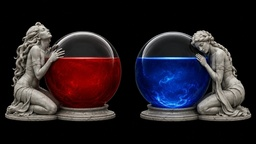
#> input picture src/assets/orbs/wizard/art.jpg, 256 x 144 px, shrunk from 1672 x 941 before the run
$ python build_player_sheet.py ../src/assets/orbs/wizard/art.jpg out.png
#> lines starting #> are read from the running program, lines starting #| are printed output that depends on the picture
#!/usr/bin/env python3
"""Convert a Codex-generated 4x4 chroma-key contact sheet into game frames."""

from __future__ import annotations

import argparse
from pathlib import Path
from statistics import median

from PIL import Image, ImageFilter


GRID_SIZE = 4
ALPHA_NOISE_FLOOR = 8
KEY_DOMINANCE_THRESHOLD = 16.0


def clamp_channel(value: float) -> int:
    return max(0, min(255, int(round(value))))


def smoothstep(value: float) -> float:
    value = max(0.0, min(1.0, value))
    return value * value * (3.0 - (2.0 * value))


def sample_border_key(image: Image.Image) -> tuple[int, int, int]:
    width, height = image.size
    pixels = image.load()
    band = max(1, min(width, height, 6))
    step = max(1, min(width, height) // 256)
    samples = []

    for x in range(0, width, step):
        for y in range(band):
            samples.append(pixels[x, y][:3])
            samples.append(pixels[x, height - 1 - y][:3])
    for y in range(0, height, step):
        for x in range(band):
            samples.append(pixels[x, y][:3])
            samples.append(pixels[width - 1 - x, y][:3])

    return tuple(
        int(round(median(sample[channel] for sample in samples)))
        for channel in range(3)
    )


def spill_channels(key: tuple[int, int, int]) -> list[int]:
    key_max = max(key)
    if key_max < 128:
        return []
    return [
        channel
        for channel, value in enumerate(key)
        if value >= key_max - 16 and value >= 128
    ]


def dominance_alpha(
    rgb: tuple[int, int, int],
    key: tuple[int, int, int],
) -> int:
    spill = spill_channels(key)
    if not spill:
        return 255
    non_spill = [channel for channel in range(3) if channel not in spill]
    key_strength = min(rgb[channel] for channel in spill)
    non_key_strength = max((rgb[channel] for channel in non_spill), default=0)
    dominance = key_strength - non_key_strength
    if dominance <= 0:
        return 255
    denominator = max(1.0, float(max(key)) - non_key_strength)
    return clamp_channel((1.0 - min(1.0, dominance / denominator)) * 255.0)


def is_key_coloured(
    rgb: tuple[int, int, int],
    key: tuple[int, int, int],
    distance: int,
) -> bool:
    if distance <= 32:
        return True
    spill = spill_channels(key)
    if not spill:
        return True
    non_spill = [channel for channel in range(3) if channel not in spill]
    key_strength = min(rgb[channel] for channel in spill)
    non_key_strength = max((rgb[channel] for channel in non_spill), default=0)
    return key_strength - non_key_strength >= KEY_DOMINANCE_THRESHOLD


def remove_chroma_key(image: Image.Image) -> Image.Image:
    rgba = image.convert("RGBA")
    pixels = rgba.load()
    key = sample_border_key(rgba)
    spill = spill_channels(key)
    non_spill = [channel for channel in range(3) if channel not in spill]

    for y in range(rgba.height):
        for x in range(rgba.width):
            red, green, blue, input_alpha = pixels[x, y]
            rgb = (red, green, blue)
            distance = max(abs(rgb[channel] - key[channel]) for channel in range(3))
            key_like = is_key_coloured(rgb, key, distance)

            if key_like:
                if distance <= 12:
                    matte_alpha = 0
                elif distance >= 220:
                    matte_alpha = 255
                else:
                    ratio = (distance - 12.0) / (220.0 - 12.0)
                    matte_alpha = clamp_channel(255.0 * smoothstep(ratio))
                output_alpha = min(matte_alpha, dominance_alpha(rgb, key))
            else:
                output_alpha = 255

            output_alpha = int(round(output_alpha * (input_alpha / 255.0)))
            if 0 < output_alpha <= ALPHA_NOISE_FLOOR:
                output_alpha = 0
            if output_alpha == 0:
                pixels[x, y] = (0, 0, 0, 0)
                continue

            channels = [red, green, blue]
            if key_like and output_alpha < 252 and non_spill:
                cap = max(0.0, max(channels[channel] for channel in non_spill) - 1.0)
                for channel in spill:
                    channels[channel] = min(channels[channel], cap)
            pixels[x, y] = (*map(clamp_channel, channels), output_alpha)

    alpha = rgba.getchannel("A").filter(ImageFilter.GaussianBlur(radius=0.5))
    rgba.putalpha(alpha)
    return rgba


def pack_sheet(source: Image.Image, frame_size: int) -> Image.Image:
    sheet = Image.new(
        "RGBA",
        (GRID_SIZE * frame_size, GRID_SIZE * frame_size),
        (0, 0, 0, 0),
    )
    for row in range(GRID_SIZE):
        top = round(row * source.height / GRID_SIZE)
        bottom = round((row + 1) * source.height / GRID_SIZE)
        for column in range(GRID_SIZE):
            left = round(column * source.width / GRID_SIZE)
            right = round((column + 1) * source.width / GRID_SIZE)
            frame = source.crop((left, top, right, bottom))
            frame = frame.resize((frame_size, frame_size), Image.Resampling.LANCZOS)
            sheet.alpha_composite(frame, (column * frame_size, row * frame_size))
    return sheet


def parse_args() -> argparse.Namespace:
    parser = argparse.ArgumentParser(description=__doc__)
    parser.add_argument("input", type=Path, help="4x4 magenta contact-sheet PNG")
    parser.add_argument("output", type=Path, help="output RGBA PNG")
    parser.add_argument("--frame-size", type=int, default=64)
    return parser.parse_args()


def main() -> None:
    args = parse_args()
    if args.frame_size < 1:
        raise SystemExit("--frame-size must be positive")
    with Image.open(args.input) as image:
#> image is the input picture: PIL image 256x144 RGB; mean R, G, B 39.1, 32.2, 38.1
        source = remove_chroma_key(image)
#> after the loop in sample_border_key, `for x in range(0, width, step):`: samples = 3072 items, first 6: (0, 0, 0), (0, 0, 0), (0, 0, 0), (0, 0, 0), (0, 0, 0), (0, 0, 0)
#> after the loop in sample_border_key, `for y in range(0, height, step):`: samples = 4800 items, first 6: (0, 0, 0), (0, 0, 0), (0, 0, 0), (0, 0, 0), (0, 0, 0), (0, 0, 0)
#> in remove_chroma_key, `key = sample_border_key(rgba)`: key = (0, 0, 0)
#> in spill_channels, `key_max = max(key)`: key_max = 0
#> in remove_chroma_key, `spill = spill_channels(key)`: spill = []
#> in remove_chroma_key, `non_spill = [channel for channel in range(3) if channel not in spill]`: non_spill = [0, 1, 2]
#> in remove_chroma_key, `alpha = rgba.getchannel("A").filter(ImageFilter.GaussianBlur(radius=0...`:
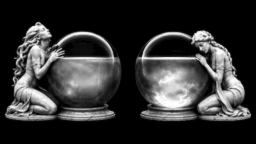
#> alpha: PIL image 256x144 L; min 0, max 255, mean 51.2
#> in remove_chroma_key, `rgba.putalpha(alpha)`:
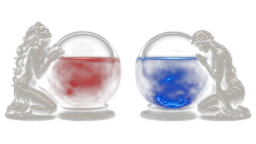
#> rgba: PIL image 256x144 RGBA; mean R, G, B, A 38, 31.2, 37.1, 51.2; transparent parts drawn white
    sheet = pack_sheet(source, args.frame_size)
#> in pack_sheet, `sheet = Image.new( "RGBA", (GRID_SIZE * frame_size, GRID_SIZE * frame_..`: sheet: PIL image 256x256 RGBA; every value is 0
#> after the loop in pack_sheet, `for row in range(GRID_SIZE):`:
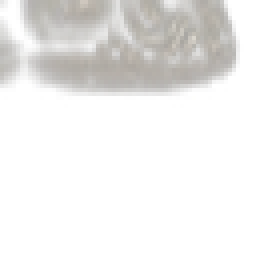
#> frame: PIL image 64x64 RGBA (shown 4 times larger); mean R, G, B, A 36, 34.4, 31.9, 35.7; transparent parts drawn white
#> after the loop in pack_sheet, `for row in range(GRID_SIZE):`:
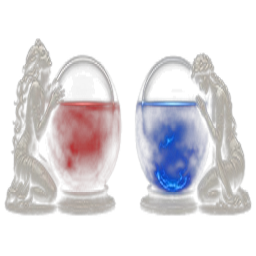
#> sheet: PIL image 256x256 RGBA; mean R, G, B, A 39.2, 32.4, 38.2, 51.2; transparent parts drawn white
    args.output.parent.mkdir(parents=True, exist_ok=True)
    sheet.save(args.output, optimize=True)
    print(f"Wrote {args.output} ({sheet.width}x{sheet.height}, RGBA)")
#| Wrote out.png (256x256, RGBA)


if __name__ == "__main__":
    main()

$ run again, on src/assets/orbs/wizard/pack_aligned.jpg
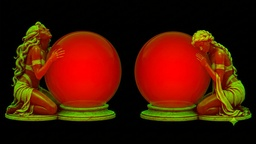
#> input picture src/assets/orbs/wizard/pack_aligned.jpg, 256 x 144 px, shrunk from 1254 x 706 before the run
#> in main, image is the input picture: PIL image 256x144 RGB; mean R, G, B 71.9, 22.5, 2.8
#> after the loop in sample_border_key, `for x in range(0, width, step):`: samples = 3072 items, first 6: (1, 1, 3), (1, 1, 0), (1, 1, 3), (1, 1, 0), (1, 1, 1), (0, 0, 0)
#> after the loop in sample_border_key, `for y in range(0, height, step):`: samples = 4800 items, first 6: (1, 1, 3), (1, 1, 0), (1, 1, 3), (1, 1, 0), (1, 1, 1), (0, 0, 0)
#> key = (1, 1, 0)
#> key_max = 1
#> spill = []
#> non_spill = [0, 1, 2]
#> after the loop in pack_sheet, `for row in range(GRID_SIZE):`:
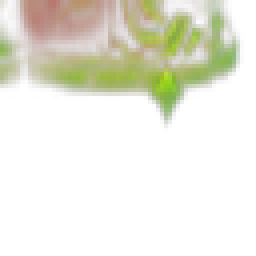
#> frame: PIL image 64x64 RGBA (shown 4 times larger); mean R, G, B, A 32.8, 30.1, 4.4, 35.6; transparent parts drawn white
#> after the loop in pack_sheet, `for row in range(GRID_SIZE):`:
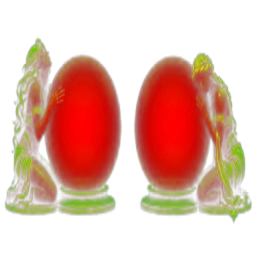
#> sheet: PIL image 256x256 RGBA; mean R, G, B, A 72.1, 22.8, 2.7, 83.9; transparent parts drawn white
#| Wrote out.png (256x256, RGBA)

$ run again, on src/assets/orbs/wizard/stone_aligned.jpg
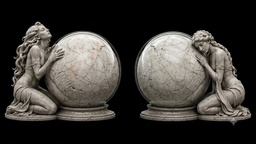
#> input picture src/assets/orbs/wizard/stone_aligned.jpg, 256 x 144 px, shrunk from 1254 x 706 before the run
#> in main, image is the input picture: PIL image 256x144 RGB; mean R, G, B 61.3, 58.3, 54.2
#> after the loop in sample_border_key, `for x in range(0, width, step):`: samples = 3072 items, first 6: (0, 0, 0), (1, 1, 1), (0, 0, 0), (0, 0, 0), (0, 0, 0), (0, 0, 0)
#> after the loop in sample_border_key, `for y in range(0, height, step):`: samples = 4800 items, first 6: (0, 0, 0), (1, 1, 1), (0, 0, 0), (0, 0, 0), (0, 0, 0), (0, 0, 0)
#> key = (0, 0, 0)
#> key_max = 0
#> spill = []
#> non_spill = [0, 1, 2]
#> after the loop in pack_sheet, `for row in range(GRID_SIZE):`:
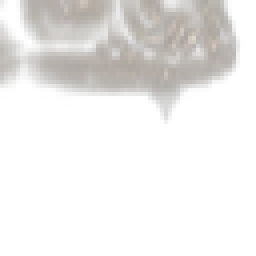
#> frame: PIL image 64x64 RGBA (shown 4 times larger); mean R, G, B, A 35.7, 33.3, 30.7, 35.6; transparent parts drawn white
#> after the loop in pack_sheet, `for row in range(GRID_SIZE):`:
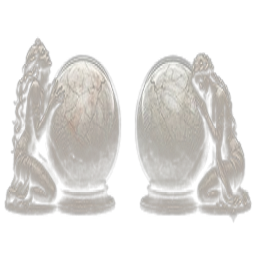
#> sheet: PIL image 256x256 RGBA; mean R, G, B, A 61.6, 58.7, 54.7, 68.8; transparent parts drawn white
#| Wrote out.png (256x256, RGBA)
